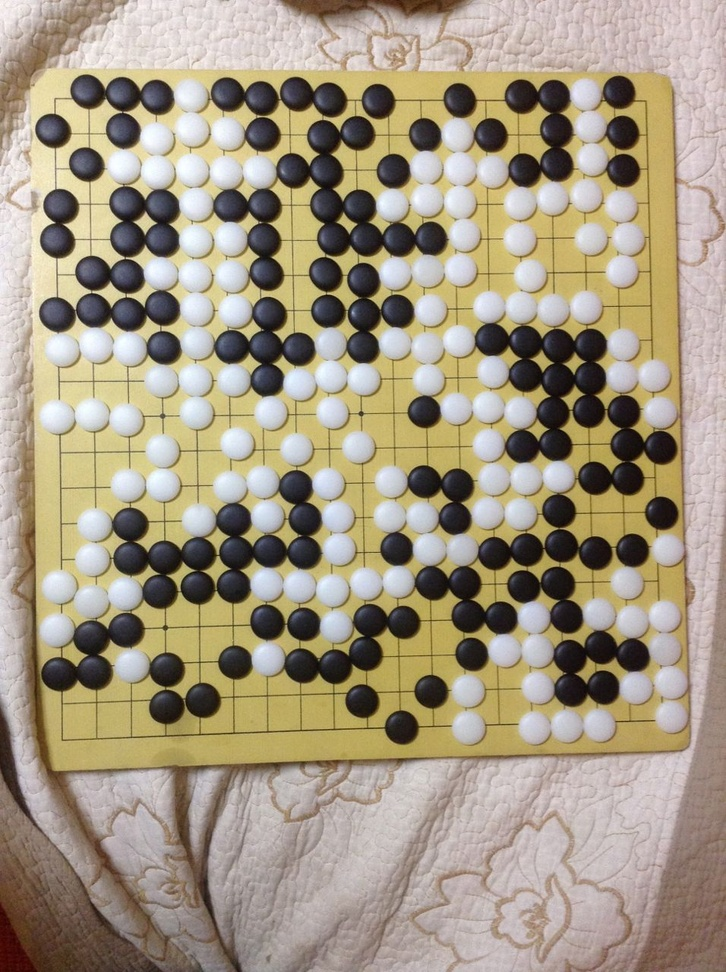
//> input picture image/6.jpg, 726 x 972 px, shrunk from 956 x 1280 before the run
$ ./main   (built with g++ and OpenCV 4)
//> lines starting //> are read from the running program, lines starting //| are printed output that depends on the picture; after the words box and inside, x2 and y2 are one past the last pixel; in counts of white or black regions, pixels touching at a corner belong together
//
//  main.cpp
//  findit
//
//  Created by zuzu on 13-3-7.
//  Copyright (c) 2013年 zuzu. All rights reserved.
//
#include <iostream>
#include "RgnGrid.h"
#include "Denosie.h"

static int thre=128;
int block_size = 11;
int param = 5;
Mat src,dst,dstb,deno;

static void update(int,void*)
{
  //  threshold(dst,dstb,thre,255,THRESH_BINARY);
    //ADAPTIVE_THRESH_MEAN_C
    //ADAPTIVE_THRESH_GAUSSIAN_C
    if( block_size%2!=1)
        block_size++;
    if(block_size<=2)
        block_size = 3;
    adaptiveThreshold(dst,dstb,255,ADAPTIVE_THRESH_MEAN_C,CV_THRESH_BINARY_INV,block_size,param);

    deNosie(dstb, deno,9);
    RgnGrid grid(deno.cols,deno.rows,deno.data);
    grid.drawTL(src);
    grid.End();
    // [23 lines of commented-out code are left out]
    imshow("denosie", deno);
    imshow("source", src);
}

Mat getMat()
{
    Mat m(16,16,CV_64FC4);
    m.data[0] = 11;
    return m;
}
int main(int argc, const char * argv[])
{

    const char* filename = argc >= 2 ? argv[1] : "/Users/zuzu/Source/opencv/wq/image/6.jpg";
    src = imread(filename, 1);
//> src is the input picture: 972 rows x 726 cols, CV_8UC3; mean B, G, R 130.4, 151.7, 163.4
    if(src.empty())
    {
        cout << "can not open " << filename << endl;
        return -1;
    }
    cvtColor(src, dst, CV_BGR2GRAY,1);
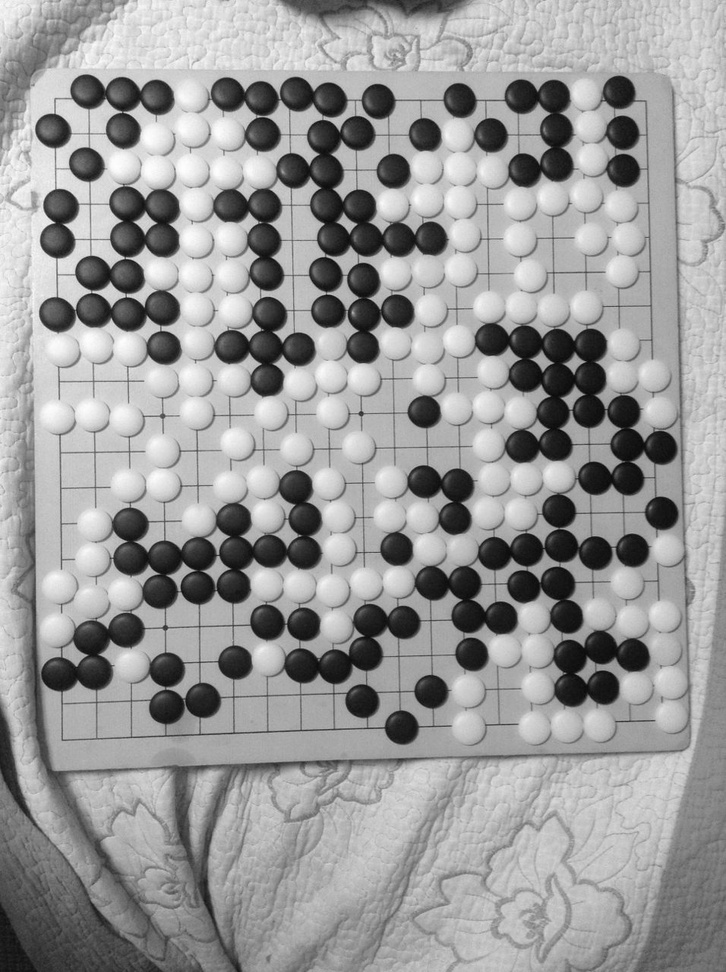
//> dst: 972 rows x 726 cols, CV_8UC1; min 4, max 254, mean 152.8
    imshow("source", src);

  //  createTrackbar("thre","source",&thre,255,update);
  //  createTrackbar("block","source",&block_size,255,update);
  //  createTrackbar("param","source",&param,255,update);
    update(0,0);
//> in update, `adaptiveThreshold(dst,dstb,255,ADAPTIVE_THRESH_MEAN_C,CV_THRESH_BINARY..`:
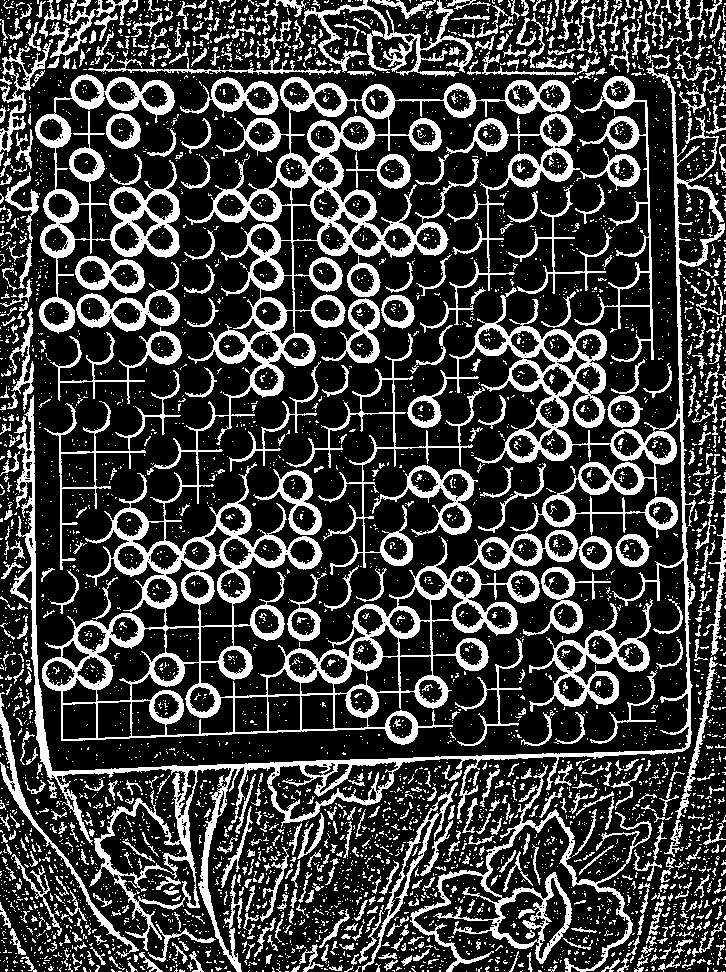
//> dstb: 972 rows x 726 cols, CV_8UC1; 25.3% white; 4985 white regions (4299 under 20 px), largest, box (x1, y1, x2, y2) and area: (42, 77, 612, 745) 41031, (10, 62, 725, 972) 27288, (35, 74, 180, 334) 7457
//> (the run ends here: the program needs code that is not available in this run, at `deNosie(dstb, deno,9);`)

$ run again, with image/11.jpg copied over image/6.jpg
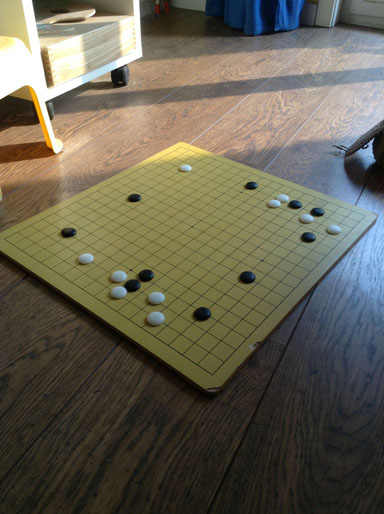
//> input picture image/11.jpg, 384 x 514 px
//> src is the input picture: 514 rows x 384 cols, CV_8UC3; mean B, G, R 82.2, 97.9, 102
//> `cvtColor(src, dst, CV_BGR2GRAY,1);`:
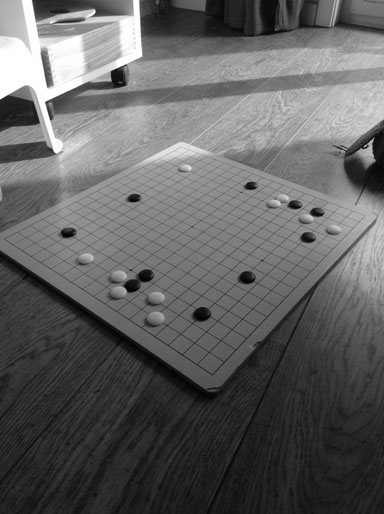
//> dst: 514 rows x 384 cols, CV_8UC1; min 0, max 255, mean 97.3
//> in update, `adaptiveThreshold(dst,dstb,255,ADAPTIVE_THRESH_MEAN_C,CV_THRESH_BINARY..`:
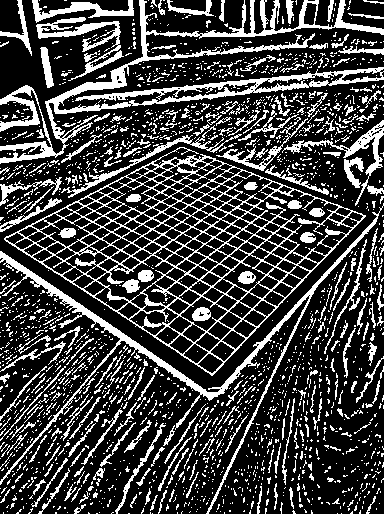
//> dstb: 514 rows x 384 cols, CV_8UC1; 25.6% white; 2082 white regions (1828 under 20 px), largest, box (x1, y1, x2, y2) and area: (4, 147, 366, 376) 10290, (0, 0, 384, 164) 8311, (0, 203, 384, 514) 4247

$ run again, with image/2.jpg copied over image/6.jpg
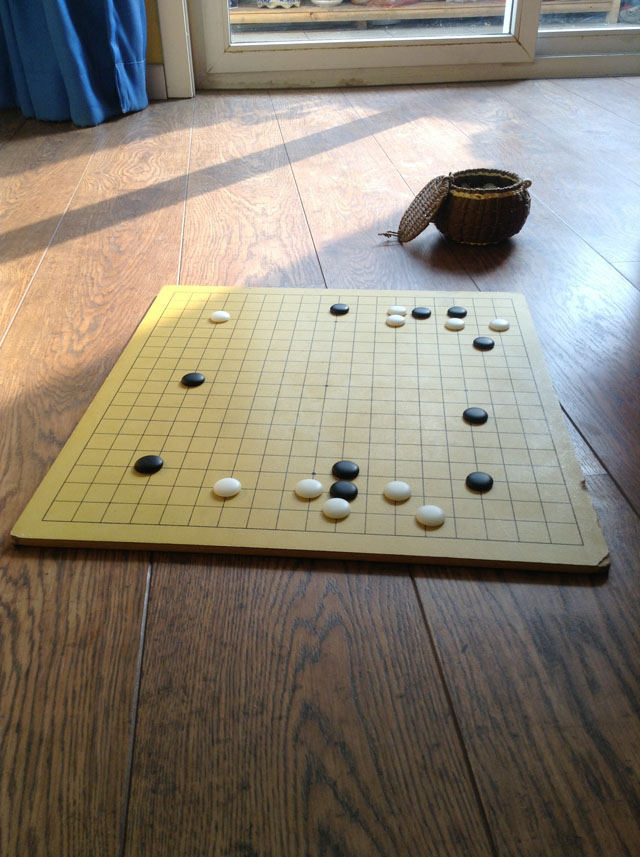
//> input picture image/2.jpg, 640 x 857 px
//> src is the input picture: 857 rows x 640 cols, CV_8UC3; mean B, G, R 114.1, 127, 134.8
//> `cvtColor(src, dst, CV_BGR2GRAY,1);`:
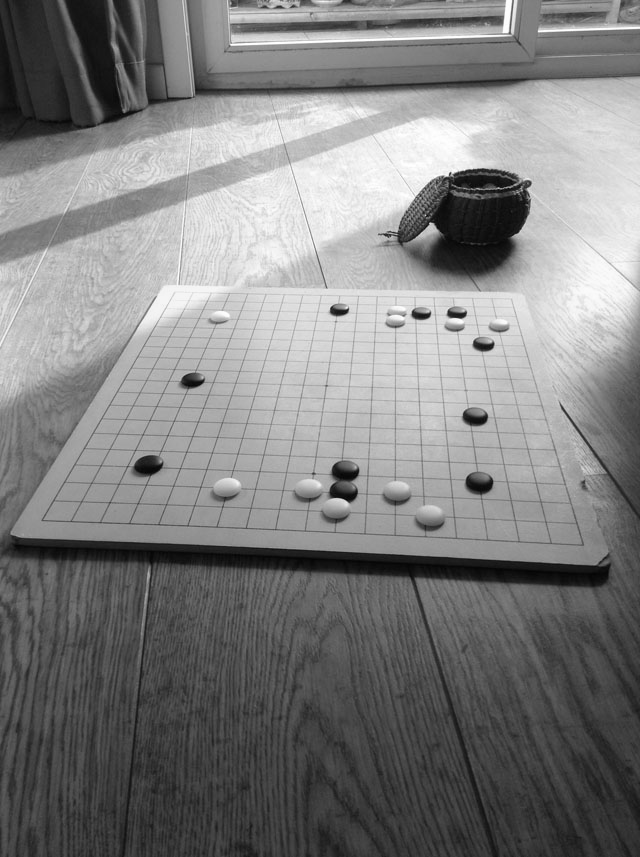
//> dst: 857 rows x 640 cols, CV_8UC1; min 1, max 255, mean 127.9
//> in update, `adaptiveThreshold(dst,dstb,255,ADAPTIVE_THRESH_MEAN_C,CV_THRESH_BINARY..`:
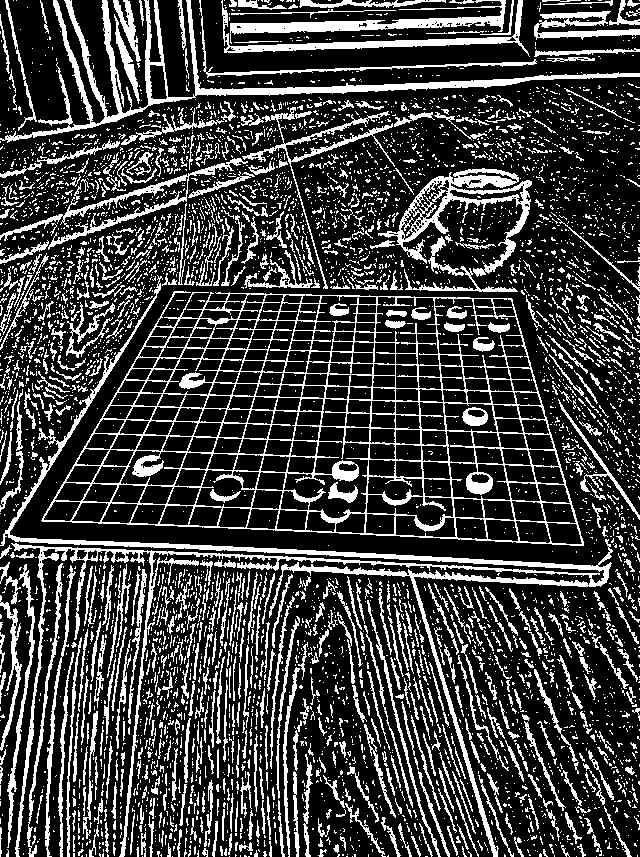
//> dstb: 857 rows x 640 cols, CV_8UC1; 24.5% white; 5087 white regions (4278 under 20 px), largest, box (x1, y1, x2, y2) and area: (41, 291, 584, 546) 19426, (0, 275, 613, 857) 12217, (0, 0, 640, 143) 7075
